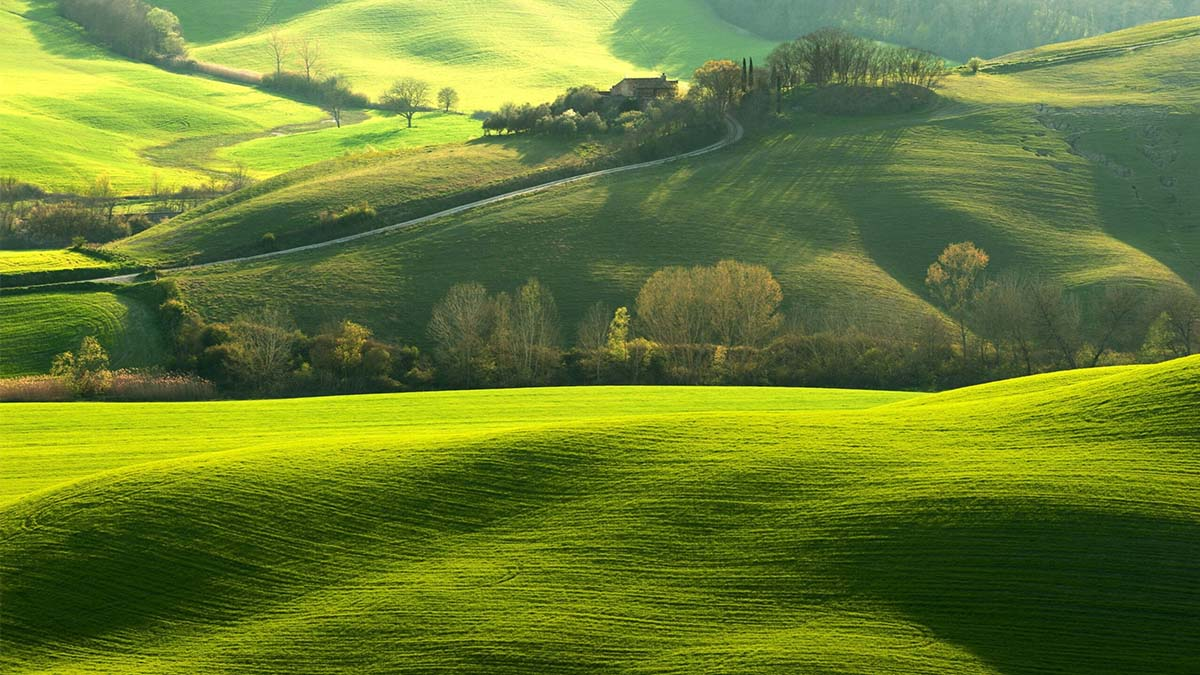
#> input picture bai tap 2 tran xuan hieu 20211533/anh1.jpg, 1200 x 675 px
$ python bt2.py
#> lines starting #> are read from the running program, lines starting #| are printed output that depends on the picture
import cv2
import numpy as np
import matplotlib.pyplot as plt

# Đọc ảnh
image = cv2.imread('anh1.jpg', cv2.IMREAD_GRAYSCALE)
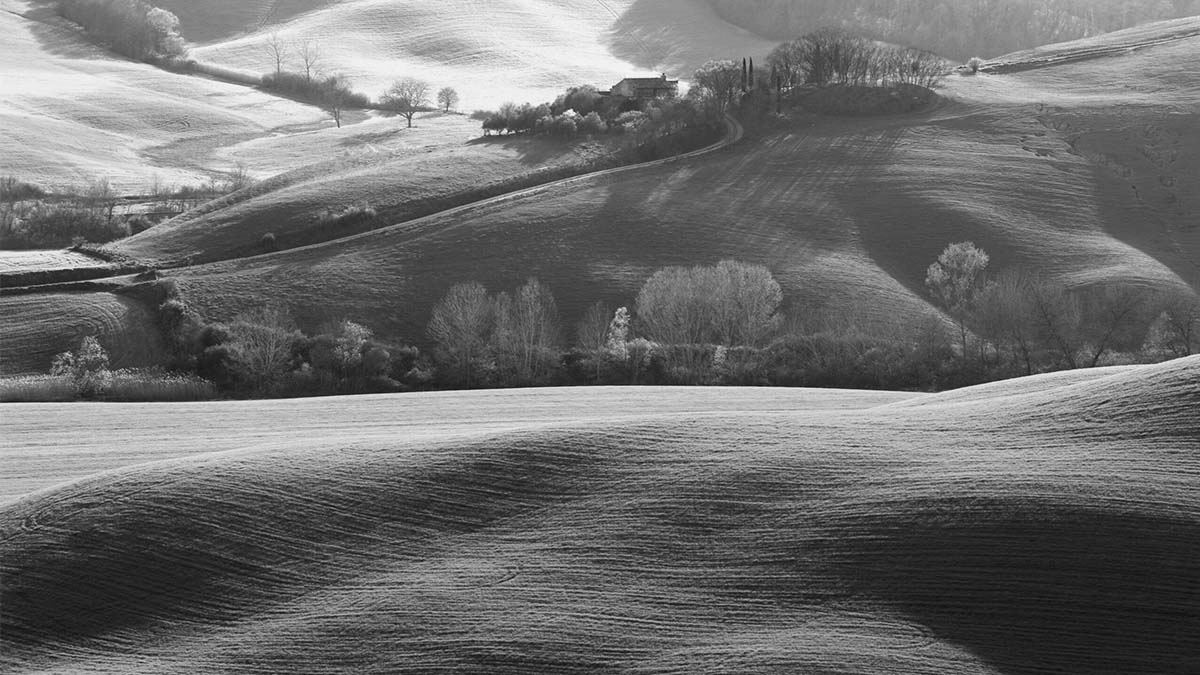
#> image: shape (675, 1200); min 9, max 255, mean 110.3

# Hiển thị ảnh gốc
plt.imshow(image, cmap='gray')
plt.title('Original Image')
plt.show()

# Toán tử Sobel
sobel_x = np.array([[-1, 0, 1], [-2, 0, 2], [-1, 0, 1]])
sobel_y = np.array([[-1, -2, -1], [0, 0, 0], [1, 2, 1]])

# Tích chập với Sobel
sobel_x_image = cv2.filter2D(image, -1, sobel_x)
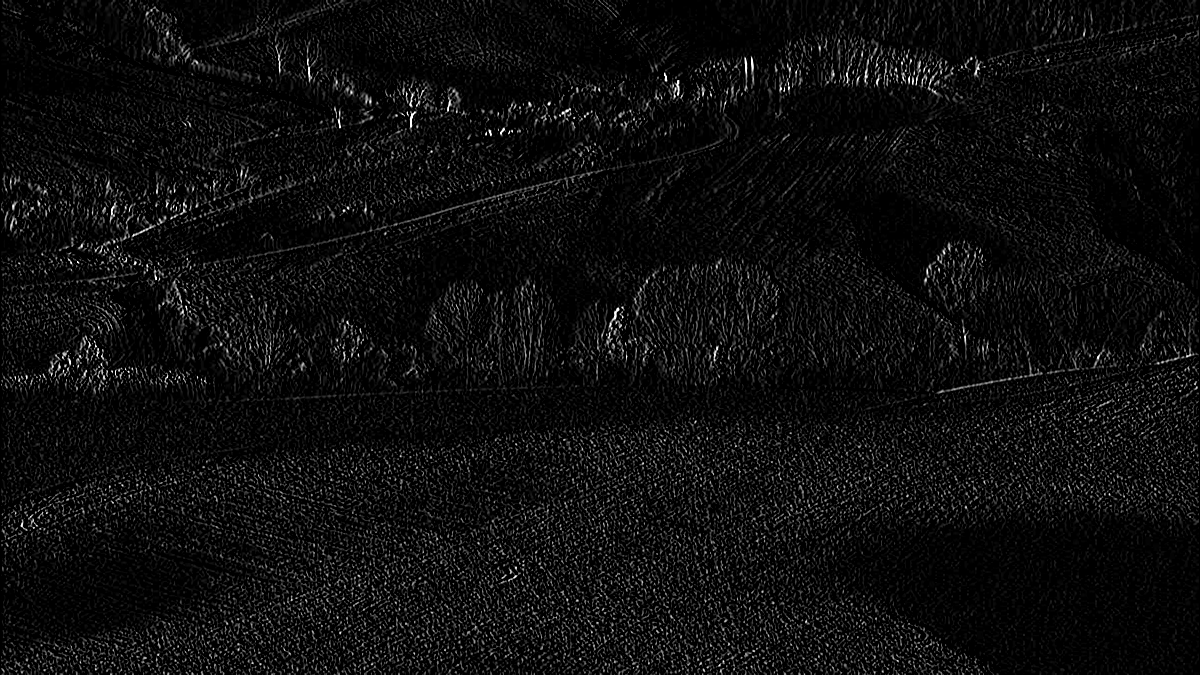
#> sobel_x_image: shape (675, 1200); min 0, max 255, mean 14
sobel_y_image = cv2.filter2D(image, -1, sobel_y)
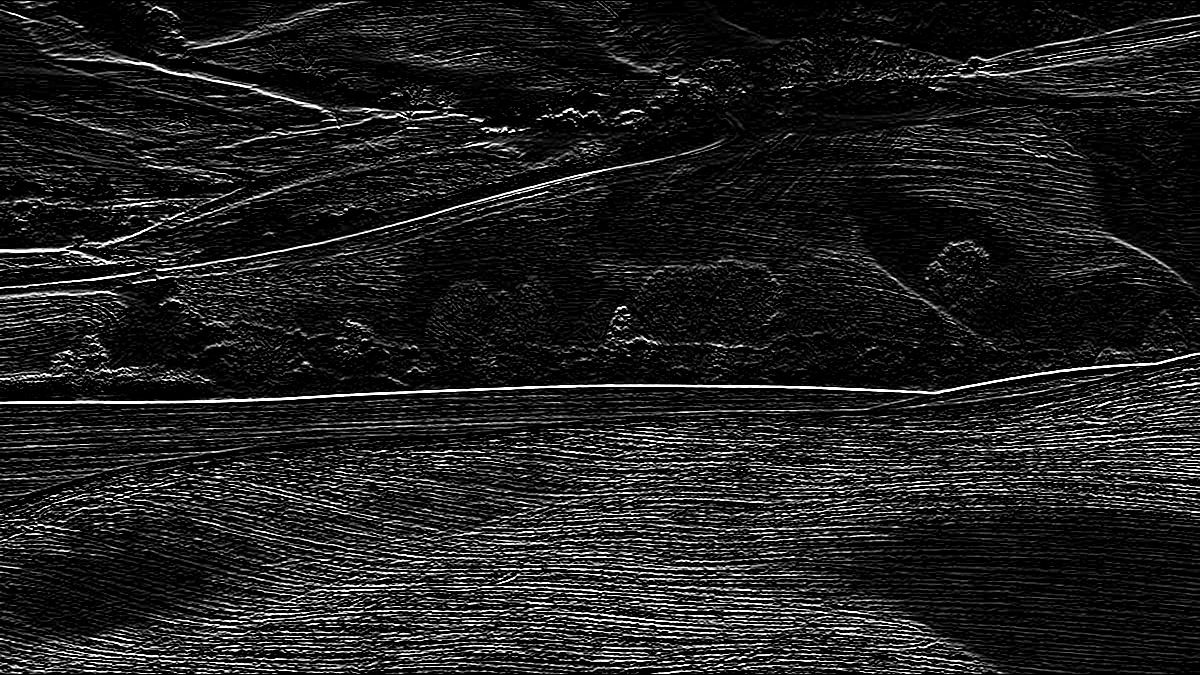
#> sobel_y_image: shape (675, 1200); min 0, max 255, mean 31.5

# Kết hợp gradient theo trục x và y
sobel_combined = np.sqrt(sobel_x_image**2 + sobel_y_image**2)
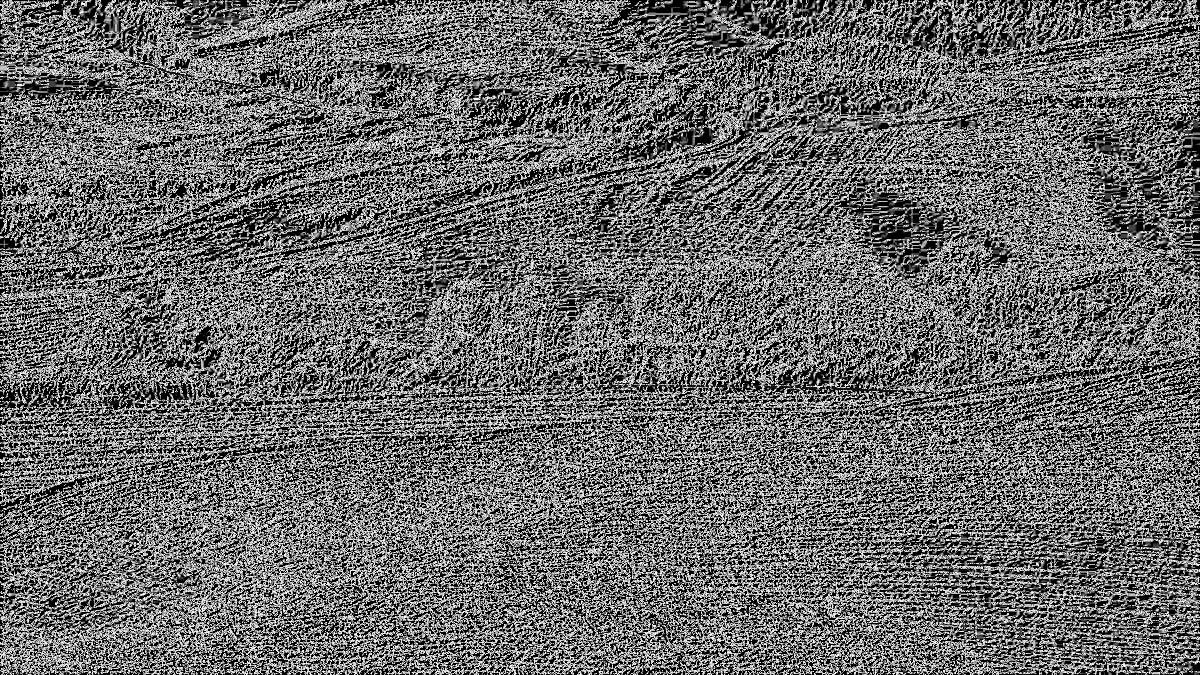
#> sobel_combined: shape (675, 1200) float16; min 0, max 15.81, mean 6.61; drawn with min black and max white

# Hiển thị kết quả
plt.imshow(sobel_combined, cmap='gray')
plt.title('Sobel Edge Detection')
plt.show()

# Toán tử Laplace Gaussian
laplace_gaussian = np.array([[0, -1, 0], [-1, 4, -1], [0, -1, 0]])

# Tích chập với Laplace Gaussian
laplace_image = cv2.filter2D(image, -1, laplace_gaussian)
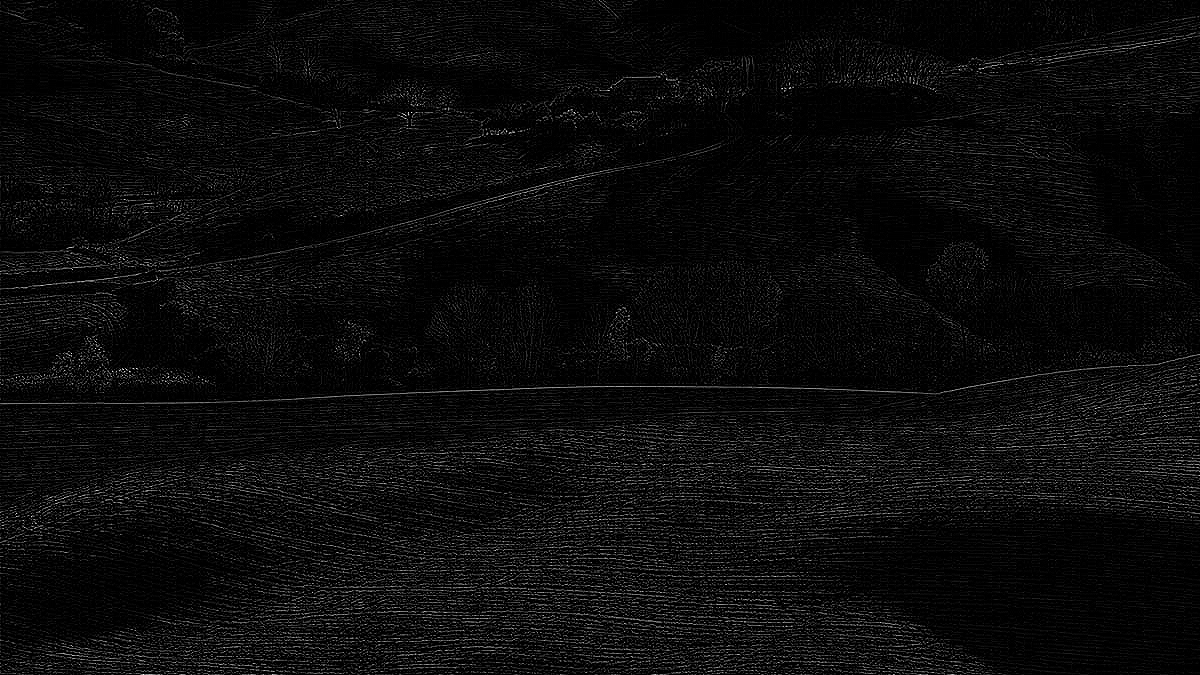
#> laplace_image: shape (675, 1200); min 0, max 255, mean 11.6

# Hiển thị kết quả
plt.imshow(laplace_image, cmap='gray')
plt.title('Laplace Gaussian Edge Detection')
plt.show()
